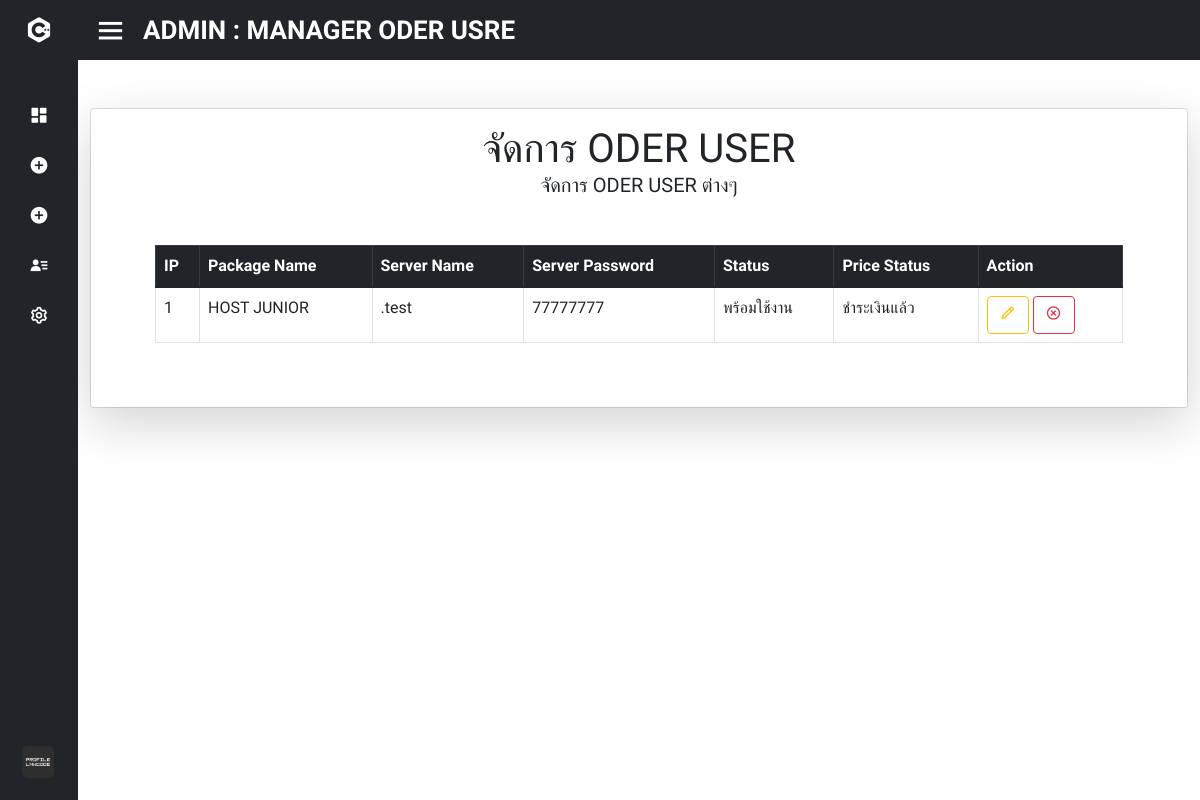
The page /gg/admin_manage_hosting_1.php (signed in) on the database its author committed.
### tables this page shows
CREATE TABLE IF NOT EXISTS `oder_item_hosting` (
  `oder_id` int(100) NOT NULL AUTO_INCREMENT,
  `oder_package_id` int(11) NOT NULL,
  `oder_package_type` varchar(50) NOT NULL,
  `oder_domain` varchar(50) NOT NULL,
  `oder_price` float NOT NULL,
  `oder_time_rent` int(11) NOT NULL,
  `oder_time_rent_date_type` varchar(50) NOT NULL,
  `oder_name_hosting` varchar(50) DEFAULT NULL,
  `oder_password_hosting` varchar(50) DEFAULT NULL,
  `oder_email` varchar(50) DEFAULT NULL,
  `oder_time_start` datetime DEFAULT NULL,
  `oder_time_end` datetime DEFAULT NULL,
  `oder_status` varchar(50) DEFAULT NULL,
  `oder_status_price` varchar(50) NOT NULL,
  PRIMARY KEY (`oder_id`) USING BTREE,
  KEY `oder_domain` (`oder_domain`) USING BTREE,
  KEY `oder_package_id` (`oder_package_id`) USING BTREE,
  KEY `FK_oder_item_hosting_period_of_payment` (`oder_time_rent_date_type`) USING BTREE,
  KEY `FK_oder_item_hosting_status` (`oder_status`) USING BTREE,
  KEY `FK_oder_item_hosting_pm_status` (`oder_status_price`) USING BTREE,
  CONSTRAINT `FK_oder_item_hosting_project.package_plan_domain` FOREIGN KEY (`oder_domain`) REFERENCES `package_plan_domain` (`pack_domain_name`),
  CONSTRAINT `FK_oder_item_hosting_project.period_of_payment` FOREIGN KEY (`oder_time_rent_date_type`) REFERENCES `period_of_payment` (`pop_id`),
  CONSTRAINT `FK_oder_item_hosting_project.pm_status` FOREIGN KEY (`oder_status_price`) REFERENCES `pm_status` (`pmst_type`),
  CONSTRAINT `FK_oder_item_hosting_project.status` FOREIGN KEY (`oder_status`) REFERENCES `status` (`status_type`)
);

### gg/admin_manage_hosting_1.php (the view, shortened to what this page needs)
<!DOCTYPE html>
<html lang="en" dir="ltr">
  <head>
    <link rel="stylesheet" href="stylet.css">
    <link href='https://unpkg.com/boxicons@2.0.7/css/boxicons.min.css' rel='stylesheet'>
    <link rel="stylesheet" href="https://cdn.jsdelivr.net/npm/bootstrap-icons@1.8.1/font/bootstrap-icons.css">
    <link rel="stylesheet" href="myProjects/webProject/icofont/css/icofont.min.css">
    <link rel="stylesheet" href="https://cdnjs.cloudflare.com/ajax/libs/font-awesome/4.7.0/css/font-awesome.min.css">
    <link href="https://cdn.jsdelivr.net/npm/bootstrap@5.1.3/dist/css/bootstrap.min.css" rel="stylesheet">
   </head>
<body>
<?php
  require_once "config/db.php";
?>
<div class="sidebar close">
    <div class="logo-details">
      <i class='bx bxl-c-plus-plus'></i>
    </div>
    <ul class="nav-links">
      <li>
        <a href="admin.php">
          <i class='bx bxs-dashboard'></i>
        </a>
      </li>
      <li>
        <div class="iocn-link">
          <a href="#">
            <i class='bx bxs-plus-circle'></i>
          </a>
        </div>
      </li>
      <li>
        <div class="iocn-link">
          <a href="#">
            <i class='bx bxs-plus-circle'></i>
          </a>
        </div>
      </li>
      <li>
        <div class="iocn-link">
          <a href="#">
            <i class='bx bxs-user-detail'></i>
          </a>
        </div>
      </li>
      <li>
        <div class="iocn-link">
          <a href="#">
            <i class='bx bx-cog' ></i>
          </a>
        </div>
      </li>
      <li>
    <div class="profile-details">
      <div class="profile-content">
        <img src="image/profile.jpg" alt="profileImg">
      </div>
    </div>
  </li>
</ul>
  </div>
  <section class="home-section">
    <div class="home-content">
      <i class='bx bx-menu' style='color:#ffffff'  ></i>
      <span class="text" style='color:#ffffff' >ADMIN : MANAGER ODER USRE</span>
    </div>
  <div class="p-4">
  </div>
  <center><div class="container">
    <div class="card">
      <div class="card-body shadow-lg">
        <h1 class="text-uppercase text-center mb-3">จัดการ ODER USER<p class="fs-5">จัดการ ODER USER ต่างๆ </p></h1>
        <div class="m-5">
          <table class="table table-bordered">
            <thead class="table-dark">
              <tr>
                <th scope="col">IP</th>
                <th scope="col">Package Name</th>
                <th scope="col">Server Name</th>
                <th scope="col">Server Password</th>
                <th scope="col">Status</th>
                <th scope="col">Price Status</th>
                <th scope="col">Action</th>
              </tr>
            </thead>
            <tbody>
            <?php
              $result = $conn->query("SELECT * FROM oder_item_hosting");
              if ($result !== false) {
              while($item = $result->fetch()) {
            ?>
              <tr>
                <td><?php echo $item['oder_id'] ?></td>
                <td><?php echo $item['oder_package_type'] ?></td>
                <td><?php echo $item['oder_domain'] ?></td>
                <td><?php echo $item['oder_password_hosting'] ?></td>
                <td><?php echo $item['oder_status'] ?></td>
                <td><?php echo $item['oder_status_price'] ?></td>
                <td>
                  <a href="admin_edit_oder_hosting.php?update_id=<?= $item['oder_id']; ?>" class="btn btn-outline-warning"><i class='bx bx-pencil'></i></a>
                  <a href="?delete_id=<?= $item['oder_id']; ?>" class="btn btn-outline-danger"><i class='bx bx-x-circle'></i></a>
                </td>
                <?php }
                    } ?>
              </tr>
            </tbody>
          </table>
        </div>
      </div>
    </div>
  </div></center>
  <div class="p-3">
  </div>
</section>
</body>
</html>

### gg/stylet.css (style rules this page uses)
* { margin: 0; padding: 0; box-sizing: border-box; font-family: 'Mitr', sans-serif; }
.sidebar { position: fixed; top: 0; left: 0; height: 100%; width: 260px; background: #212529; z-index: 100; transition: all 0.5s ease; }
.sidebar.close { width: 78px; }
.sidebar .logo-details { height: 60px; width: 100%; display: flex; align-items: center; }
.sidebar .logo-details i { font-size: 30px; color: #fff; height: 50px; min-width: 78px; text-align: center; line-height: 50px; }
.sidebar .nav-links { height: 100%; padding: 30px 0 150px 0; overflow: auto; }
.sidebar.close .nav-links { overflow: visible; }
.sidebar .nav-links li { position: relative; list-style: none; transition: all 0.4s ease; }
.sidebar .nav-links li .iocn-link { display: flex; align-items: center; justify-content: space-between; }
.sidebar.close .nav-links li .iocn-link { display: block }
.sidebar .nav-links li i { height: 50px; min-width: 78px; text-align: center; line-height: 50px; color: #fff; font-size: 20px; cursor: pointer; transition: all 0.3s ease; }
.sidebar .nav-links li a { display: flex; align-items: center; text-decoration: none; }
.sidebar .profile-details { position: fixed; bottom: 0; width: 260px; display: flex; align-items: center; justify-content: space-between; background: #212529; padding: 12px 0; transition: all 0.5s ease; }
.sidebar.close .profile-details { background: none; }
.sidebar.close .profile-details { width: 78px; }
.sidebar .profile-details .profile-content { display: flex; align-items: center; }
.sidebar .profile-details img { height: 52px; width: 52px; object-fit: cover; border-radius: 16px; margin: 0 14px 0 12px; background: #212529; transition: all 0.5s ease; }
.sidebar.close .profile-details img { padding: 10px; }
.home-section { position: relative; background: #fff; height: 100vh; left: 260px; width: calc(100% - 260px); transition: all 0.5s ease; }
.sidebar.close ~ .home-section { left: 78px; width: calc(100% - 78px); }
.home-section .home-content { height: 60px; display: flex; align-items: center; }
.home-section .home-content .bx-menu, .home-section .home-content .text { color: #11101d; font-size: 35px; }
.home-section .home-content .bx-menu { margin: 0 15px; cursor: pointer; }
.home-section .home-content .text { font-size: 26px; font-weight: 600; }
.home-content { background: #212529; }

### rows shown on the page
oder_item_hosting: oder_id "1", oder_package_type "HOST JUNIOR", oder_domain ".test", oder_password_hosting "77777777", oder_status "พร้อมใช้งาน", oder_status_price "ชำระเงินแล้ว"
